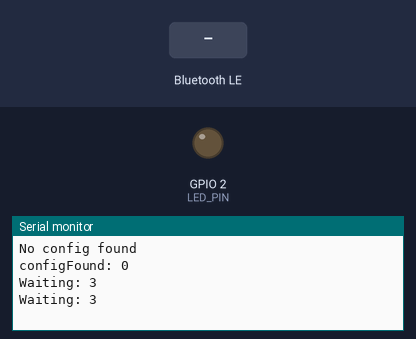
The sketch below on a simulated ESP32. On the bench: output pins drawn as LEDs (lit = HIGH), the last lines printed to the serial monitor. Inputs (shaded band) come from the test bench. EEPROM starts erased; nothing arrives over Bluetooth unless stated; a phone connects over Bluetooth LE 3 s after start.

Above: at 1.2 s.
1.3 s: Bluetooth LE write "WiFi Connected" received
At 1.9 s:
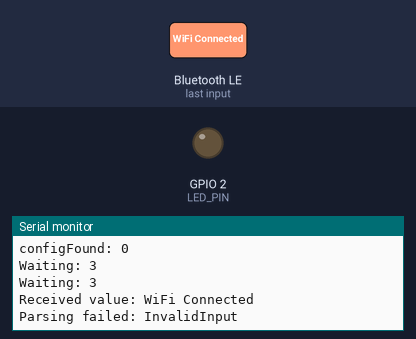
2.8 s: Bluetooth LE write "CMD: ResetDevice" received
At 2.96 s:
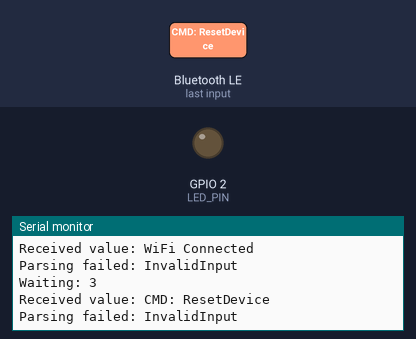
4.5 s: Bluetooth LE write "1" received
At 6.1 s:
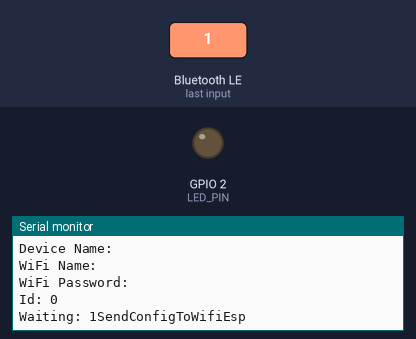

Measured:
- after the input at 1.3 s, the serial monitor: prints a new line at once (image 1)
- after the input at 2.8 s, the serial monitor: prints a new line at once (image 2)
- after the input at 4.5 s, the serial monitor: prints a new line at once (image 3)

The sketch:

espScript.ino
```cpp
#include <BLEDevice.h>
#include <BLEServer.h>
#include <BLEUtils.h>
#include <ArduinoJson.h>

#include "config.h"
#include <EEPROM.h>

using namespace std;

#define LED_PIN 2 // Define the GPIO pin for the LED
#define RXD2 16
#define TXD2 17

const char *DeviceName = "CARSS_Module";
const char *BLEServiceUUID = "020a260e-cd71-49ec-a4ee-cf9183206e7d";
const char *BLECharUUID = "221a1cf8-875c-4654-b7db-bfad7b5b7cf4";

int waitingTime = 1000;

enum class OperationMode
{
    ConfigMissing,
    ConfigReceivedSendConfig,
    ConfigSentWaitForWifiStatus,
    ConfigPresentWifiConnected,
    ConfigPresentWifiErr,
};

Configuration config;
OperationMode operationMode = OperationMode::ConfigMissing;

BLEServer *pServer = nullptr;
BLECharacteristic *pCharacteristic = nullptr;

class MyServerCallbacks : public BLEServerCallbacks
{
    void onConnect(BLEServer *pServer)
    {
        Serial.println("Device connected!");
    }

    void onDisconnect(BLEServer *pServer)
    {
        Serial.println("Device disconnected!");
    }
};

class MyCharacteristicCallbacks : public BLECharacteristicCallbacks
{
    void onWrite(BLECharacteristic *pCharacteristic)
    {
        std::string value = pCharacteristic->getValue();

        if (value.length() > 0)
        {
            Serial.print("Received value: ");
            Serial.println(value.c_str());
            parseConfigJson(value);
        }
    }

    void parseConfigJson(const std::string &jsonString)
    {
        // Define the size of the JSON buffer based on the size of the JSON string
        const size_t bufferSize = JSON_OBJECT_SIZE(4) + 60;

        // Create a JSON buffer to store the parsed data
        StaticJsonDocument<bufferSize> jsonDoc;

        // Parse the JSON string
        DeserializationError error = deserializeJson(jsonDoc, jsonString);

        // Check for parsing errors
        if (error)
        {
            Serial.print("Parsing failed: ");
            Serial.println(error.c_str());
            return;
        }

        // Extract individual fields from the JSON object
        const char *deviceName = jsonDoc["deviceName"];
        const char *wifiName = jsonDoc["wifiName"];
        const char *wifiPassword = jsonDoc["wifiPassword"];
        long deviceId = jsonDoc["deviceId"].as<long>();

        // Print the extracted fields
        Serial.println("Extracted fields:");
        Serial.print("Device Name: ");
        Serial.println(deviceName);
        Serial.print("WiFi Name: ");
        Serial.println(wifiName);
        Serial.print("WiFi Password: ");
        Serial.println(wifiPassword);
        Serial.print("Id: ");
        Serial.println(deviceId);
        config.deviceName = String(deviceName);
        config.wifiName = String(wifiName);
        config.wifiPassword = String(wifiPassword);
        config.deviceId = deviceId;

        operationMode = OperationMode::ConfigReceivedSendConfig;
    }
};

void setup()
{
    Serial.begin(115200);
    Serial2.begin(115200);

    // clearConfig(); // TODO Remove Debug

    initPins();

    bool configFound = loadConfiguration(config);
    Serial.print("configFound: ");
    Serial.println(configFound);
    if (configFound)
    {
        initWifiStatusFromWifiESP();
    }
    else
    {
        initBle();
    }
}

void loop()
{
    Serial.print("Waiting: ");
    if (operationMode == OperationMode::ConfigReceivedSendConfig)
    {
        Serial.print("1");
        sendConfigToWifiEsp(config);
        operationMode = OperationMode::ConfigSentWaitForWifiStatus;
    }
    else if (operationMode == OperationMode::ConfigSentWaitForWifiStatus)
    {
        Serial.println("5");
        initWifiStatusFromWifiESP();
    }
    else if (operationMode == OperationMode::ConfigPresentWifiConnected)
    {
        Serial.println("2");
        receiveCommandsFromWifiEsp();
    }
    else if (operationMode == OperationMode::ConfigMissing)
    {
        Serial.println("3");
    }
    else if (operationMode == OperationMode::ConfigPresentWifiErr)
    {
        // Config present but WiFi not connected;
        // Enable BLE to reconfigure WiFi
        Serial.println("4");
        // receiveCommandsFromWifiEsp();
    }
    delay(1000);
}

void initPins()
{
    pinMode(LED_PIN, OUTPUT);
}

void initBle()
{
    BLEDevice::init(DeviceName);
    pServer = BLEDevice::createServer();
    pServer->setCallbacks(new MyServerCallbacks());
    advertiseBle();
}

void initWifiStatusFromWifiESP()
{
    Serial.print("initWifiStatusFromWifiESP: "); // TODO Remove
    bool wifiStatus = receiveWifiStatusFromWifiEsp();
    if (wifiStatus)
    {
        operationMode = OperationMode::ConfigPresentWifiConnected;
    }
    else
    {
        operationMode = OperationMode::ConfigPresentWifiErr;
    }
    Serial.println(wifiStatus ? "True" : "False"); // TODO Remove
}

void advertiseBle()
{
    BLEAdvertising *pAdvertising = pServer->getAdvertising();
    pAdvertising->addServiceUUID(BLEUUID("180D")); // Add a service UUID
    pAdvertising->setScanResponse(true);
    pAdvertising->setMinPreferred(0x06);

    BLEService *pService = pServer->createService(BLEUUID(BLEServiceUUID));
    pCharacteristic = pService->createCharacteristic(
        BLEUUID(BLECharUUID),
        BLECharacteristic::PROPERTY_READ |
            BLECharacteristic::PROPERTY_WRITE);
    pCharacteristic->setCallbacks(new MyCharacteristicCallbacks());
    pCharacteristic->setValue("Hello World");

    pService->start();
    BLEDevice::startAdvertising();
}

void receiveSpeedData()
{
    Serial.println(Serial2.readString());
}
```

config.cpp
```cpp
#include "config.h"
#include <EEPROM.h>

void saveConfiguration(const Configuration& config) {
  EEPROM.begin(sizeof(Configuration) + sizeof(CONFIG_MARKER)); // Reserve space for configuration, flag, and marker
  EEPROM.put(0, CONFIG_MARKER); // Write marker value
  EEPROM.put(sizeof(CONFIG_MARKER), config); // Write configuration
  EEPROM.commit();
  EEPROM.end();
}

bool loadConfiguration(Configuration& config) {
    bool configFound = false;
    uint32_t marker;
    EEPROM.begin(sizeof(Configuration) + sizeof(CONFIG_MARKER));
    EEPROM.get(0, marker); // Read marker value

    if (marker == CONFIG_MARKER) {
        configFound = true;
        EEPROM.get(sizeof(CONFIG_MARKER), config); // Read configuration data if marker value indicates it's valid
        Serial.println(config.deviceName);
    } else {
        Serial.println("No config found"); // TODO: Remove
    }
    EEPROM.end();

    return configFound;
}

void sendConfigToWifiEsp(const Configuration& config) {
    String buff;
    Serial.println("SendConfigToWifiEsp");

    waitForSerial2ToReceive("Ready to receive data", buff);
    Serial.println("Received INIT");
    // send Wifi Cred
    buff = config.wifiName + "\n" + config.wifiPassword + "\n";
    buff.concat(config.deviceId);
    // input = "Mehar iPhone\n123456789\n17";
    // input += String(config.deviceId);
    Serial.println("Sent to ESPWIFI: " + buff); // TODO Remove
    Serial2.println(buff);

    waitForSerial2ToReceive("ACK", buff);
    Serial.println("Received " + buff); // TODO Remove

    saveConfiguration(config);
}

void waitForSerial2ToReceive(const char* pattern, String& returnInput) {
    while (true) {
        while (Serial2.available() == 0) {
            delay(100); // Wait for input
        }
        returnInput = Serial2.readStringUntil('\n');
        if (returnInput.startsWith(pattern)) {
            break; // Exit the loop if the correct input is received
        }
    }
}

void resetDevice() {
    clearConfig();
    esp_restart();
}

void clearConfig() {
  EEPROM.begin(sizeof(CONFIG_MARKER)); // Reserve space for configuration, flag, and marker
  EEPROM.put(0, 0); // Reset Marker Value
  EEPROM.end();
}

void changeOperationModeStandby() {
    waitingTime = 5000;
}

void changeOperationModeActive() {
    waitingTime = 1000;
}

bool receiveWifiStatusFromWifiEsp() {
    String buff;
    waitForSerial2ToReceive("WiFi", buff);
    if (buff.startsWith("WiFi Connected")) {
        return true;
    }
    return false;
}

void receiveCommandsFromWifiEsp() {
    String buff;
    waitForSerial2ToReceive("CMD:", buff);
    if (buff.startsWith("CMD: ResetDevice")) {
        Serial.println("CMD: ResetDevice");
        resetDevice();
    }
}
```

config.h
```cpp
#ifndef CONFIG_H
#define CONFIG_H

#include <Arduino.h>
#include <esp_system.h>

const uint32_t CONFIG_MARKER = 0xABCDDCDA;

extern int waitingTime;

struct Configuration {
  String deviceName;
  String wifiName;
  String wifiPassword;
  long deviceId;
};

void saveConfiguration(const Configuration& config);
bool loadConfiguration(Configuration& config);

void sendConfigToWifiEsp(const Configuration& config);

bool receiveWifiStatusFromWifiEsp();

void resetDevice();

void clearConfig();

void changeOperationModeActive();

void changeOperationModeStandby();

void receiveCommandsFromWifiEsp();

void waitForSerial2ToReceive(const char* pattern, String& returnInput);

#endif // CONFIG_H
```
